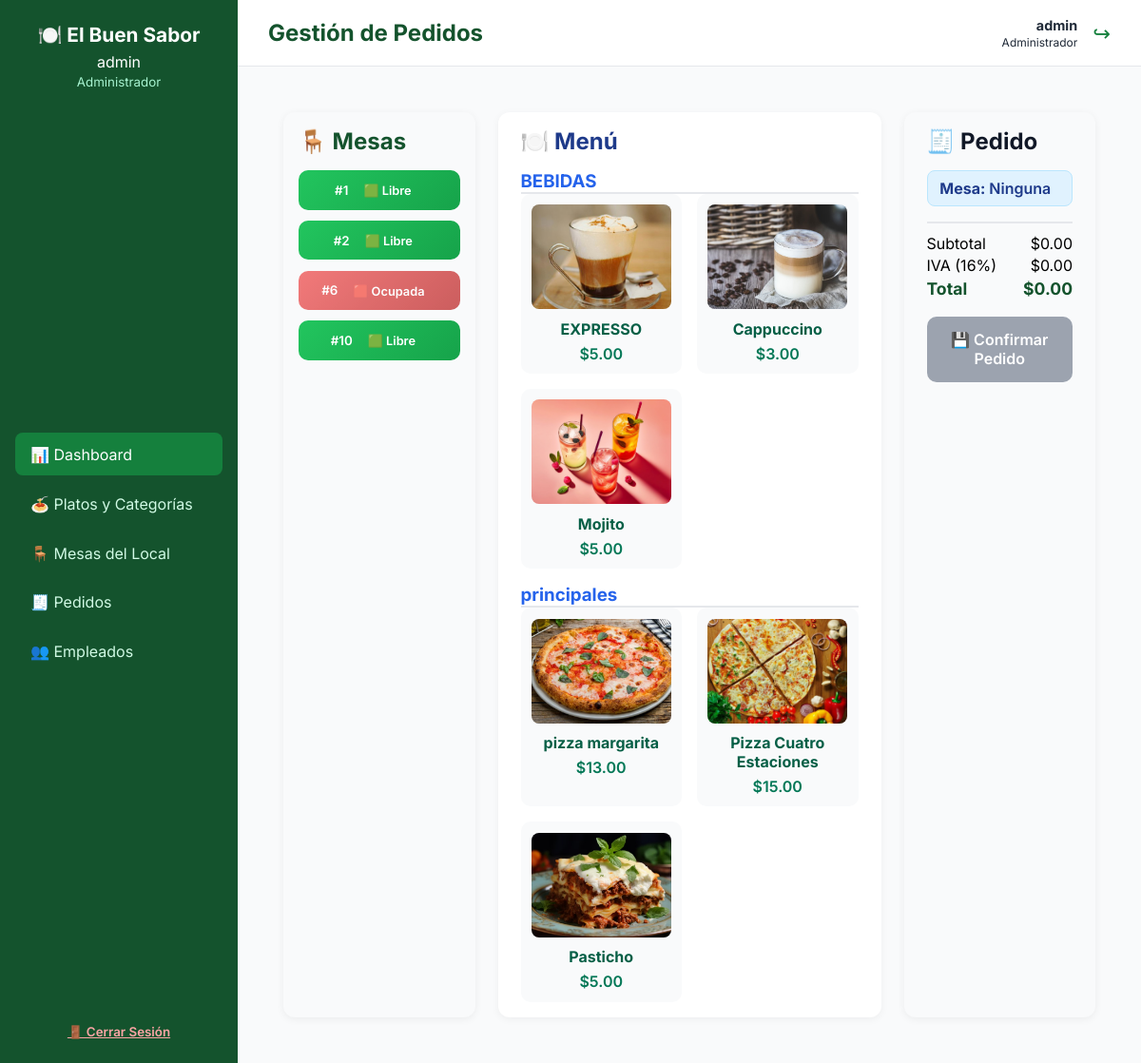
Page /panel/pedidos/ (signed in) on the committed database.
### italian_cuisine_app/models.py (models this page shows, shortened)
class Empleado(models.Model):
    CARGOS = (
        ('administrador', 'Administrador'),
        ('mesero', 'Mesero'),
    )
    user = models.OneToOneField(User, on_delete=models.CASCADE, null=True, blank=True)
    cargo = models.CharField(max_length=20, choices=CARGOS)
    first_name = models.CharField(max_length=150, blank=True, null=True)
    last_name = models.CharField(max_length=150, blank=True, null=True)
    email = models.EmailField(blank=True, null=True)
    telefono = models.CharField(max_length=20, blank=True, null=True)
    fecha_ingreso = models.DateField(auto_now_add=True)

class Mesa(models.Model):
    numero = models.PositiveIntegerField(unique=True)
    ocupada = models.BooleanField(default=False)

class Categoria(models.Model):
    nombre = models.CharField(max_length=50, unique=True)

class Plato(models.Model):
    nombre = models.CharField(max_length=100)
    descripcion = models.TextField(blank=True)
    precio = models.DecimalField(max_digits=8, decimal_places=2)
    disponible = models.BooleanField(default=True)
    categoria = models.ForeignKey(Categoria, on_delete=models.CASCADE, related_name='platos')
    imagen = models.ImageField(upload_to='platos/', blank=True, null=True)

### italian_cuisine_app/views.py (the view)
# urls.py: path('panel/pedidos/', PedidosView.as_view(), name='pedidos'),
class PedidosView(LoginRequiredMixin, View):
    def get(self, request):
        categorias = Categoria.objects.prefetch_related('platos').all()
        mesas = Mesa.objects.all().order_by('numero')
        empleado = Empleado.objects.filter(user=request.user).first()
        contexto = {
            "categorias": categorias,
            "mesas": mesas,
            "empleado": empleado,
        }
        return render(request, "panel/pedidos.html", contexto)

### italian_cuisine_app/templates/panel/pedidos.html (shortened to what this page needs)
{% extends 'panel_base.html' %}
{% load static %}
{% block titulo %}Gestión de Pedidos{% endblock %}
{% block contenido %}
<link rel="stylesheet" href="{% static 'css/pedidos_pro.css' %}">
<section class="pos-layout">
  <aside class="col-mesas">
    <h2>🪑 Mesas</h2>
    <div class="grid-mesas">
      {% for mesa in mesas %}
      <button
        type="button"
        class="mesa-card {% if mesa.ocupada %}ocupada{% else %}libre{% endif %}"
        data-id="{{ mesa.id }}"
        data-ocupada="{{ mesa.ocupada|yesno:'true,false' }}"
        onclick="seleccionarMesa(this)"
        {% if mesa.ocupada %}disabled{% endif %}>
        <span class="numero">#{{ mesa.numero }}</span>
        <span class="estado">
          {% if mesa.ocupada %}🟥 Ocupada{% else %}🟩 Libre{% endif %}
        </span>
      </button>
      {% endfor %}
    </div>
  </aside>
  <main class="col-menu">
    <h2>🍽️ Menú</h2>
    {% for categoria in categorias %}
    <div class="categoria">
      <h3>{{ categoria.nombre }}</h3>
      <div class="platos-grid">
        {% for plato in categoria.platos.all %}
        {% if plato.disponible %}
        <div class="plato-card" onclick="agregarPlato('{{ plato.id }}', '{{ plato.nombre }}', '{{ plato.precio }}')">
          <div class="img-container">
            {% if plato.imagen %}
            <img src="{{ plato.imagen.url }}" alt="{{ plato.nombre }}">
            {% else %}
            <img src="{% static 'img/plato_default.jpg' %}" alt="Sin imagen">
            {% endif %}
          </div>
          <h4>{{ plato.nombre }}</h4>
          <p class="precio">${{ plato.precio }}</p>
        </div>
        {% endif %}
        {% endfor %}
      </div>
    </div>
    {% endfor %}
  </main>
  <aside class="col-resumen">
    <h2>🧾 Pedido</h2>
    <div class="mesa-activa" id="mesaActiva">
      <p><strong>Mesa:</strong> <span id="mesaNumero">Ninguna</span></p>
    </div>
    <div class="factura">
      <div class="linea">
        <span>Subtotal</span>
        <span id="subtotal">$0.00</span>
      </div>
      <div class="linea">
        <span>IVA (16%)</span>
        <span id="iva">$0.00</span>
      </div>
      <div class="linea total">
        <span>Total</span>
        <span id="total">$0.00</span>
      </div>
    </div>
    <form method="post" action="{% url 'crear_pedido' %}" id="formPedido">
      <button type="submit" class="btn-confirmar" id="btnConfirmar" disabled>
        💾 Confirmar Pedido
      </button>
    </form>
  </aside>
</section>
{% endblock %}

### italian_cuisine_app/templates/panel_base.html (shortened to what this page needs)
{% load static %}
<!DOCTYPE html>
<html lang="es">
<head>
  <link rel="stylesheet" href="{% static 'css/panel_base.css' %}">
</head>
<body>
  <aside class="sidebar">
    <div class="sidebar-header">
      <h2>🍽️ El Buen Sabor</h2>
      {% if empleado %}
        <p>{{ empleado.user.first_name|default:empleado.user.username }}</p>
        <small>{{ empleado.cargo|title }}</small>
      {% else %}
        <p>{{ request.user.first_name|default:request.user.username }}</p>
        <small>Usuario</small>
      {% endif %}
    </div>
    <nav class="menu">
      {% if empleado and empleado.cargo == 'administrador' %}
        <a href="{% url 'dashboard' %}" class="activo">📊 Dashboard</a>
        <a href="{% url 'platos_categorias' %}">🍝 Platos y Categorías</a>
        <a href="{% url 'panel_mesas' %}">🪑 Mesas del Local</a>
        <a href="{% url 'pedidos' %}">🧾 Pedidos</a>
        <a href="{% url 'empleados' %}">👥 Empleados</a>
      {% else %}
        <a href="{% url 'mis_pedidos' %}">🧾 Mis Pedidos</a>
        <a href="{% url 'pedidos' %}">➕ Nuevo Pedido</a>
      {% endif %}
    </nav>
    <div class="cerrar-sesion">
      <form method="post" action="{% url 'logout' %}">
        <button type="submit" class="btn-logout">🚪 Cerrar Sesión</button>
      </form>
    </div>
  </aside>
  <div class="panel">
    <header class="header">
      <div class="titulo-pagina">
        <h1>{% block titulo %}Panel{% endblock %}</h1>
      </div>
      <div class="usuario-info">
        <div class="texto">
          {% if empleado %}
            <strong>{{ empleado.user.first_name|default:empleado.user.username }}</strong><br>
            <small>{{ empleado.cargo|title }}</small>
          {% else %}
            <strong>{{ request.user.first_name|default:request.user.username }}</strong><br>
            <small>Usuario</small>
          {% endif %}
        </div>
        <a href="{% url 'logout' %}" title="Cerrar sesión">↪</a>
      </div>
    </header>
    <main class="contenido">
      {% block contenido %}{% endblock %}
    </main>
  </div>
</body>
</html>

### italian_cuisine_app/static/css/panel_base.css (style rules this page uses)
* { margin: 0; padding: 0; box-sizing: border-box; font-family: 'Inter', sans-serif; }
body { display: flex; background: #f9fafb; height: 100vh; }
.sidebar { width: 250px; background: #14532d; color: #fff; display: flex; flex-direction: column; justify-content: space-between; padding: 1.5rem 1rem; }
.sidebar-header { text-align: center; }
.sidebar-header h2 { font-size: 1.3rem; font-weight: 700; margin-bottom: 0.4rem; }
.sidebar-header small { color: #a7f3d0; }
.menu { margin-top: 2rem; display: flex; flex-direction: column; }
.menu a { color: #d1fae5; text-decoration: none; padding: 0.8rem 1rem; margin-bottom: 0.4rem; border-radius: 8px; transition: all 0.2s; }
.menu a:hover, .menu a.activo { background: #15803d; color: #fff; }
.cerrar-sesion { text-align: center; margin-top: 2rem; }
.panel { flex: 1; display: flex; flex-direction: column; padding: 0; }
.header { height: 70px; background: #fff; border-bottom: 1px solid #e5e7eb; display: flex; justify-content: space-between; align-items: center; padding: 0 2rem; }
.titulo-pagina h1 { font-size: 1.5rem; color: #14532d; }
.usuario-info { display: flex; align-items: center; gap: 1rem; }
.usuario-info .texto { text-align: right; font-size: 0.9rem; color: #1f2937; }
.usuario-info a { font-size: 1.4rem; color: #15803d; text-decoration: none; }
.contenido { flex: 1; padding: 2rem; overflow-y: auto; }
.estado { padding: 0.3rem 0.8rem; border-radius: 9999px; font-weight: 600; font-size: 0.8rem; }
.btn-logout { background: none; border: none; color: #fca5a5; font-weight: 600; cursor: pointer; text-decoration: underline; }

### italian_cuisine_app/static/css/pedidos_pro.css (style rules this page uses)
body { font-family: 'Poppins', sans-serif; }
.pos-layout { display: grid; grid-template-columns: 1fr 2fr 1fr; gap: 1.5rem; padding: 1rem; }
.col-mesas { background: #f9fafb; padding: 1rem; border-radius: 12px; box-shadow: 0 2px 8px rgba(0,0,0,0.06); }
.col-mesas h2 { color: #14532d; margin-bottom: 1rem; }
.grid-mesas { display: grid; grid-template-columns: repeat(auto-fit, minmax(100px, 1fr)); gap: .7rem; }
.mesa-card { border: none; border-radius: 10px; padding: .8rem; text-align: center; font-weight: 600; transition: all .25s ease; }
.mesa-card.libre { background: linear-gradient(135deg,#22c55e,#16a34a); color: white; }
.mesa-card.ocupada { background: linear-gradient(135deg,#ef4444,#b91c1c); color: white; opacity: .7; cursor: not-allowed; }
.col-menu { background: #ffffff; padding: 1rem 1.5rem; border-radius: 12px; box-shadow: 0 2px 8px rgba(0,0,0,0.05); }
.col-menu h2 { color: #1e3a8a; }
.categoria h3 { border-bottom: 2px solid #e5e7eb; color: #2563eb; margin-top: 1rem; }
.platos-grid { display: grid; grid-template-columns: repeat(auto-fit, minmax(160px, 1fr)); gap: 1rem; }
.plato-card { background: #f9fafb; border-radius: 10px; text-align: center; padding: .7rem; transition: .2s; cursor: pointer; }
.img-container img { width: 100%; height: 110px; border-radius: 8px; object-fit: cover; }
.plato-card h4 { color: #065f46; margin: .4rem 0; }
.precio { color: #047857; font-weight: 600; }
.col-resumen { background: #f9fafb; padding: 1rem 1.5rem; border-radius: 12px; box-shadow: 0 2px 8px rgba(0,0,0,0.06); }
.col-resumen h2 { color: #111827; margin-bottom: 1rem; }
.mesa-activa { background: #e0f2fe; border: 1px solid #bae6fd; border-radius: 8px; padding: .5rem .8rem; margin-bottom: 1rem; color: #1e3a8a; font-weight: 600; }
.factura { margin-top: 1rem; border-top: 2px solid #e5e7eb; padding-top: .5rem; }
.factura .linea { display: flex; justify-content: space-between; margin: .2rem 0; }
.factura .total { font-weight: 700; font-size: 1.1rem; color: #14532d; }
.btn-confirmar { background: linear-gradient(135deg,#14532d,#22c55e); color: white; width: 100%; margin-top: 1rem; padding: .9rem; border: none; border-radius: 10px; font-weight: 600; font-size: 1rem; cursor: pointer; transition: .3s ease; }
.btn-confirmar:disabled { background: #9ca3af; cursor: not-allowed; }

### rows in the picture
Empleado: user.first_name "admin", cargo "Administrador"
Mesa: numero "1", ocupada "🟩 Libre"
Mesa: numero "2", ocupada "🟩 Libre"
Mesa: numero "6", ocupada "🟥 Ocupada"
Mesa: numero "10", ocupada "🟩 Libre"
Categoria: nombre "BEBIDAS"
Plato: imagen (picture), nombre "EXPRESSO", precio "5.00"
Plato: imagen (picture), nombre "Cappuccino", precio "3.00"
Plato: imagen (picture), nombre "Mojito", precio "5.00"
Categoria: nombre "principales"
Plato: imagen (picture), nombre "pizza margarita", precio "13.00"
Plato: imagen (picture), nombre "Pizza Cuatro Estaciones", precio "15.00"
Plato: imagen (picture), nombre "Pasticho", precio "5.00"
